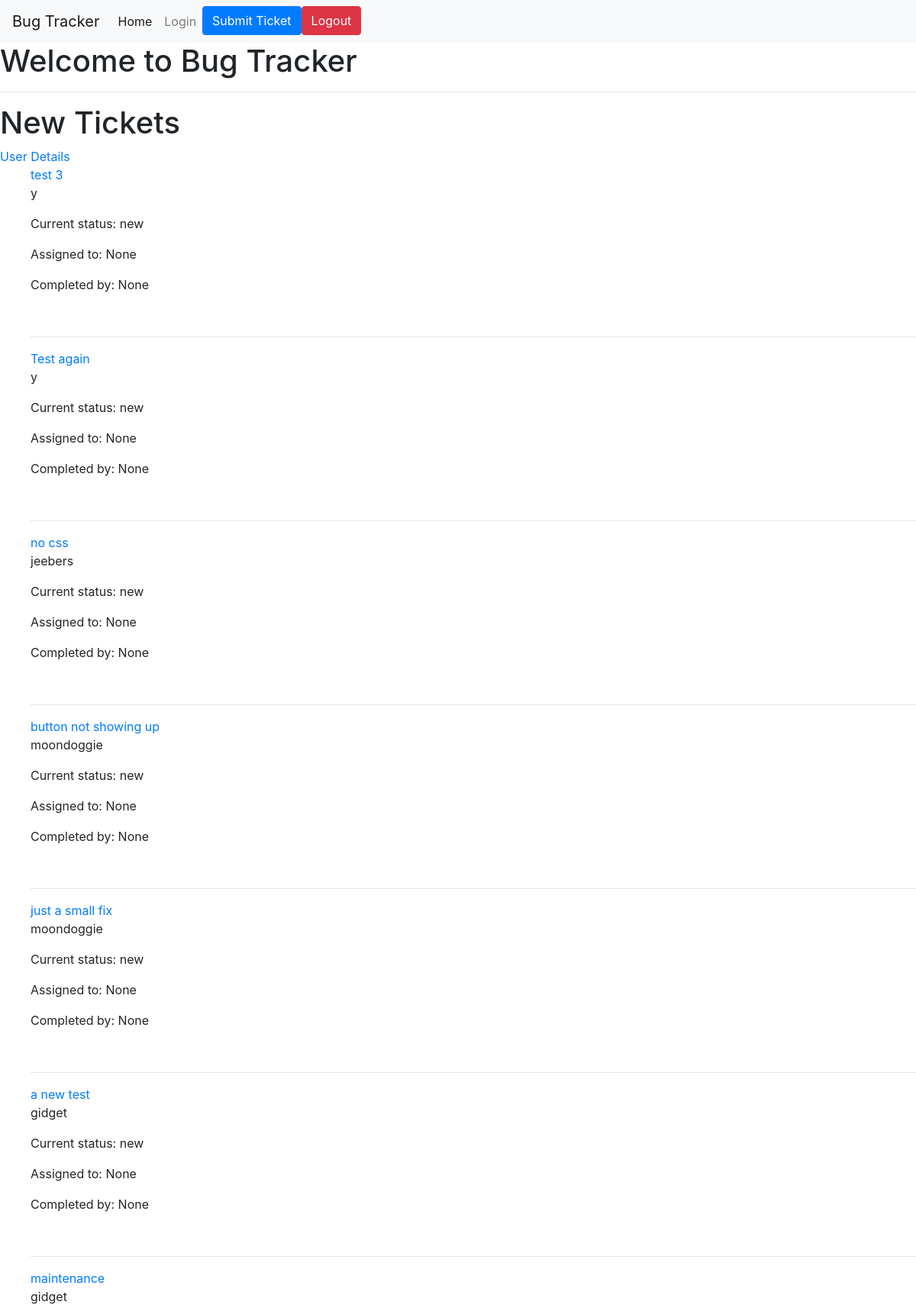
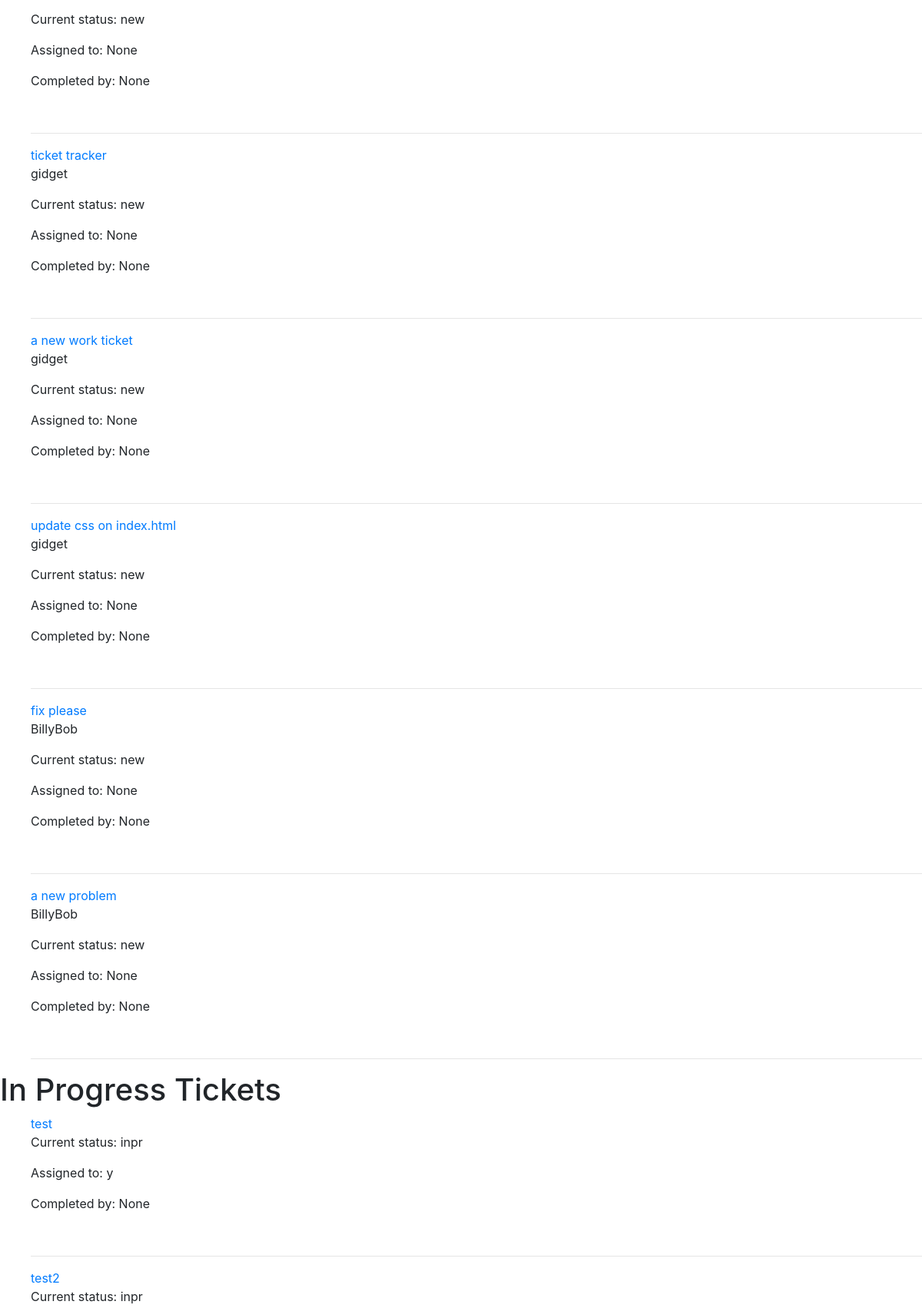
The app's page / (signed in, upper part) with its own data (2 pictures, top to bottom).
### bugtrackerapp/models.py (models this page shows)
class Ticket(models.Model):
    new = 'new'
    inprogress = 'inpr'
    done = 'done'
    invalid = 'inv'
    CHOICES = [
        (new, 'New'), (inprogress, 'In Progress'), (done, "Done"), (invalid, "Invalid")
    ]
    title = models.CharField(max_length=75)
    time_date = models.DateTimeField(default=timezone.now)
    description = models.TextField()
    author = models.ForeignKey(New_User, on_delete=models.CASCADE, related_name="author")
    status = models.CharField(max_length=4, choices=CHOICES, default=new)
    assigned_to = models.ForeignKey(New_User, blank=True, null=True, on_delete=models.CASCADE, related_name="assigned")
    completed = models.ForeignKey(New_User, blank=True, null=True, on_delete=models.CASCADE, related_name="completed")

class New_User(AbstractUser):
    pass
    def __str__(self):
        return self.username

### bugtrackerapp/views.py (the view)
# urls.py: path('', views.index_view, name="homepage"),
@login_required
def index_view(request):
    my_ticket = Ticket.objects.filter(status="new")
    inpr_ticket = Ticket.objects.filter(status="inpr")
    completed_ticket = Ticket.objects.filter(status="done")
    invalid_ticket = Ticket.objects.filter(status="inv")
    return render(request, 'index.html', {'ticket': my_ticket, 'inpr_ticket': inpr_ticket, 'completed_ticket':completed_ticket, 'invalid_ticket':invalid_ticket})

### bugtrackerapp/templates/index.html (shortened to what this page needs)
    {% include 'navbar.html' %}
      <h1 class="welcome">Welcome to Bug Tracker</h1>
      <hr>
      <h1>New Tickets</h1>
      <a href="/userdetails/{{user.id}}">User Details</a>
        {% for post in ticket %}
        <ul>
            <li style="list-style: none;">
                <a href="/tdetails/{{ post.id }}/">{{ post.title }}</a>
                <p>{{post.author}}</p>
                <p>Current status: {{post.status}}</p>
                <p>Assigned to: {{post.assigned_to}}</p>
                <p>Completed by: {{post.completed}}</p>
            </li>
            <br>
            <hr>
            </ul>
        {% endfor %}
      <h1>In Progress Tickets</h1>
        {% for post in inpr_ticket %}
           <ul>
            <li style="list-style: none;">
                <a href="/tdetails/{{ post.id }}/">{{ post.title }}</a></li>
                <p>Current status: {{post.status}}</p>
                <p>Assigned to: {{post.assigned_to}}</p>
                <p>Completed by: {{post.completed}}</p>
            <br>
            <hr>
            </ul>
        {% endfor %}

### records on screen
Ticket: title "test 3", author "y", status "new", assigned_to "None", completed "None"
Ticket: title "Test again", author "y", status "new", assigned_to "None", completed "None"
Ticket: title "no css", author "jeebers", status "new", assigned_to "None", completed "None"
Ticket: title "button not showing up", author "moondoggie", status "new", assigned_to "None", completed "None"
Ticket: title "just a small fix", author "moondoggie", status "new", assigned_to "None", completed "None"
Ticket: title "a new test", author "gidget", status "new", assigned_to "None", completed "None"
Ticket: title "maintenance", author "gidget", status "new", assigned_to "None", completed "None"
Ticket: title "ticket tracker", author "gidget", status "new", assigned_to "None", completed "None"
Ticket: title "a new work ticket", author "gidget", status "new", assigned_to "None", completed "None"
Ticket: title "update css on index.html", author "gidget", status "new", assigned_to "None", completed "None"
Ticket: title "fix please", author "BillyBob", status "new", assigned_to "None", completed "None"
Ticket: title "a new problem", author "BillyBob", status "new", assigned_to "None", completed "None"
Ticket: title "test", status "inpr", assigned_to "y", completed "None"
Ticket: title "test2", status "inpr"
